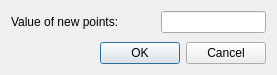
<?xml version="1.0" encoding="UTF-8"?>
<ui version="4.0">
 <class>RawDataPointmapAddPointDialog</class>
 <widget class="QDialog" name="RawDataPointmapAddPointDialog">
  <property name="geometry">
   <rect>
    <x>0</x>
    <y>0</y>
    <width>277</width>
    <height>75</height>
   </rect>
  </property>
  <property name="windowTitle">
   <string>Add Points</string>
  </property>
  <layout class="QVBoxLayout" name="verticalLayout">
   <item>
    <layout class="QHBoxLayout" name="horizontalLayout">
     <item>
      <widget class="QLabel" name="label">
       <property name="text">
        <string>Value of new points:</string>
       </property>
      </widget>
     </item>
     <item>
      <spacer name="horizontalSpacer">
       <property name="orientation">
        <enum>Qt::Horizontal</enum>
       </property>
       <property name="sizeHint" stdset="0">
        <size>
         <width>40</width>
         <height>20</height>
        </size>
       </property>
      </spacer>
     </item>
     <item>
      <widget class="RealNumberEditWidget" name="m_AddPointValue"/>
     </item>
    </layout>
   </item>
   <item>
    <spacer name="verticalSpacer">
     <property name="orientation">
      <enum>Qt::Vertical</enum>
     </property>
     <property name="sizeHint" stdset="0">
      <size>
       <width>20</width>
       <height>0</height>
      </size>
     </property>
    </spacer>
   </item>
   <item>
    <widget class="QDialogButtonBox" name="buttonBox">
     <property name="orientation">
      <enum>Qt::Horizontal</enum>
     </property>
     <property name="standardButtons">
      <set>QDialogButtonBox::Cancel|QDialogButtonBox::Ok</set>
     </property>
    </widget>
   </item>
  </layout>
 </widget>
 <customwidgets>
  <customwidget>
   <class>RealNumberEditWidget</class>
   <extends>QLineEdit</extends>
   <header>guibase/realnumbereditwidget.h</header>
  </customwidget>
 </customwidgets>
 <resources/>
 <connections>
  <connection>
   <sender>buttonBox</sender>
   <signal>accepted()</signal>
   <receiver>RawDataPointmapAddPointDialog</receiver>
   <slot>accept()</slot>
   <hints>
    <hint type="sourcelabel">
     <x>248</x>
     <y>254</y>
    </hint>
    <hint type="destinationlabel">
     <x>157</x>
     <y>274</y>
    </hint>
   </hints>
  </connection>
  <connection>
   <sender>buttonBox</sender>
   <signal>rejected()</signal>
   <receiver>RawDataPointmapAddPointDialog</receiver>
   <slot>reject()</slot>
   <hints>
    <hint type="sourcelabel">
     <x>316</x>
     <y>260</y>
    </hint>
    <hint type="destinationlabel">
     <x>286</x>
     <y>274</y>
    </hint>
   </hints>
  </connection>
 </connections>
</ui>
